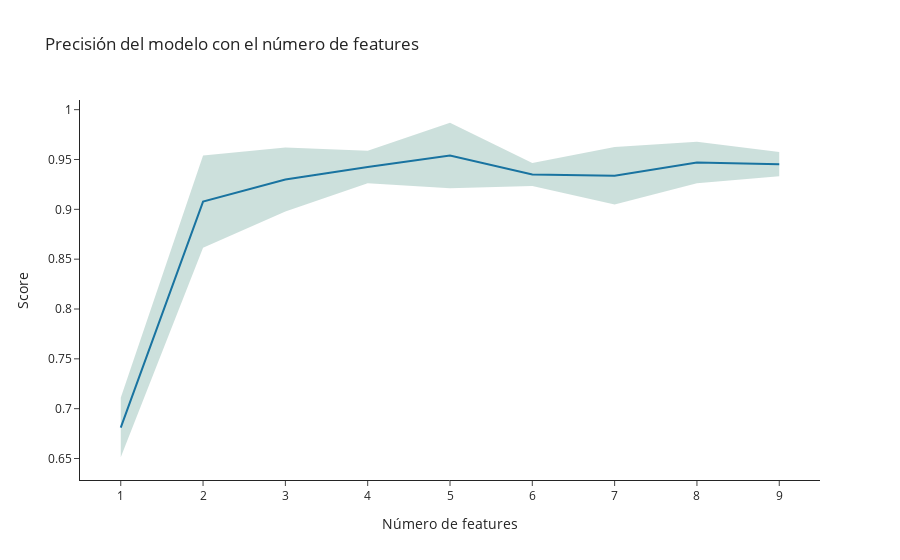

Notebook cell for this chart:
### Code cell
from sklearn.model_selection import cross_val_score
import matplotlib.pyplot as plt

# Obtenemos X para el train para el ejemplo
array_X = tree_pipe['preprocesamiento'].fit_transform(X_train)
cols_trans_name = tree_pipe['preprocesamiento'].get_feature_names_out()
new_X_train = pd.DataFrame(array_X, columns=cols_trans_name)

# Lista para almacenar la precisión del modelo con cada número de características
precision_scores = []

# Crear un selector de características recursivo con validación cruzada
clf = tree_pipe['tree']

# Iterar sobre las características y evaluar el modelo con cada adición
for i in range(1, len(cols_trans_name) + 1):
    # Seleccionar las primeras i características
    selected_features = cols_trans_name[:i]
    scores = cross_val_score(
        clf, new_X_train[selected_features], 
        y_train, cv=5, scoring='precision_macro'
    )    
    # Almacenar la precisión del modelo con i características
    precision_scores.append(scores)

# Calcular variación de los puntos
x = [i for i in range(1, len(cols_trans_name) + 1)]
y = np.array(precision_scores).mean(axis=1)
std = np.array(precision_scores).std(axis=1)

plot_line_std(x, y, std)

### Figure 1 — Plotly figure (JSON) as saved in the notebook; plotly's stock layout.template omitted (floating-point values rounded to 4 significant figures)
{"data": [{"mode": "lines", "name": "Main Line", "type": "scatter", "x": [1, 2, 3, 4, 5, 6, 7, 8, 9], "y": [0.6811, 0.9078, 0.9299, 0.9425, 0.954, 0.9349, 0.9336, 0.947, 0.9453]}, {"fill": "toself", "fillcolor": "rgba(0,100,80,0.2)", "line": {"color": "rgba(255,255,255,0)"}, "name": "Variation", "type": "scatter", "x": [1, 2, 3, 4, 5, 6, 7, 8, 9, 9, 8, 7, 6, 5, 4, 3, 2, 1], "y": [0.6513, 0.8615, 0.8979, 0.9262, 0.9211, 0.9233, 0.9048, 0.9262, 0.9331, 0.9574, 0.9678, 0.9624, 0.9465, 0.9869, 0.9588, 0.962, 0.9541, 0.7109]}], "layout": {"showlegend": false, "title": {"text": "Precisión del modelo con el número de features"}, "xaxis": {"title": {"text": "Número de features"}}, "yaxis": {"title": {"text": "Score"}}}}
